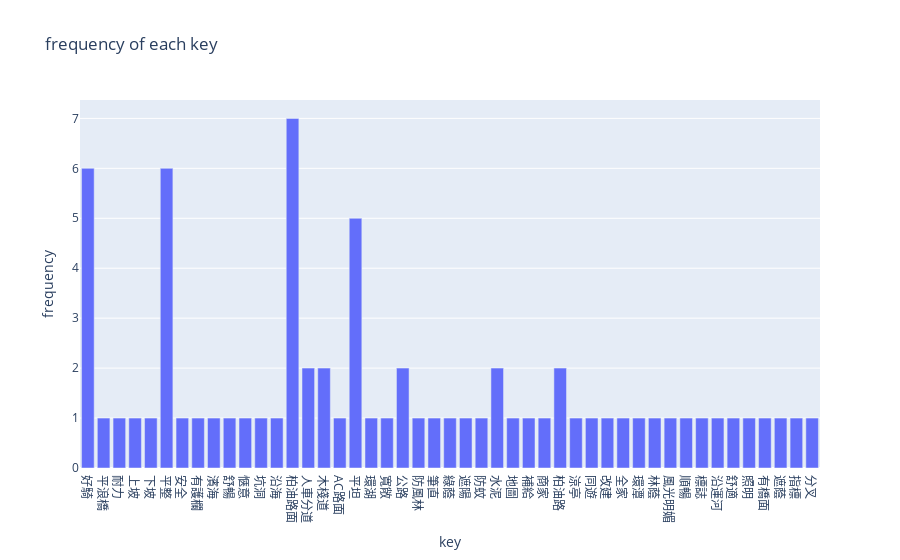

Notebook cell for this chart:
### Code cell
import plotly.express as px
import pandas as pd

px.bar(result, x='key', y='frequency', title='frequency of each key')

### Figure 1 — Plotly figure (JSON) as saved in the notebook; plotly's stock layout.template omitted (floating-point values rounded to 4 significant figures)
{"data": [{"alignmentgroup": "True", "hovertemplate": "key=%{x}<br>frequency=%{y}<extra></extra>", "legendgroup": "", "marker": {"color": "#636efa", "pattern": {"shape": ""}}, "name": "", "offsetgroup": "", "orientation": "v", "showlegend": false, "textposition": "auto", "type": "bar", "x": ["好騎", "平浪橋", "耐力", "上坡", "下坡", "平整", "安全", "有護欄", "濱海", "舒暢", "愜意", "坑洞", "沿海", "柏油路面", "人車分道", "木棧道", "AC路面", "平坦", "環湖", "寬敞", "公路", "防風林", "筆直", "綠蔭", "遮陽", "防蚊", "水泥", "地圖", "補給", "商家", "柏油路", "涼亭", "同遊", "改建", "全家", "環潭", "林蔭", "風光明媚", "順暢", "標誌", "沿運河", "舒適", "照明", "有橋面", "遮蔭", "指標", "分叉"], "xaxis": "x", "y": [6, 1, 1, 1, 1, 6, 1, 1, 1, 1, 1, 1, 1, 7, 2, 2, 1, 5, 1, 1, 2, 1, 1, 1, 1, 1, 2, 1, 1, 1, 2, 1, 1, 1, 1, 1, 1, 1, 1, 1, 1, 1, 1, 1, 1, 1, 1], "yaxis": "y"}], "layout": {"barmode": "relative", "legend": {"tracegroupgap": 0}, "title": {"text": "frequency of each key"}, "xaxis": {"anchor": "y", "domain": [0, 1], "title": {"text": "key"}}, "yaxis": {"anchor": "x", "domain": [0, 1], "title": {"text": "frequency"}}}}
